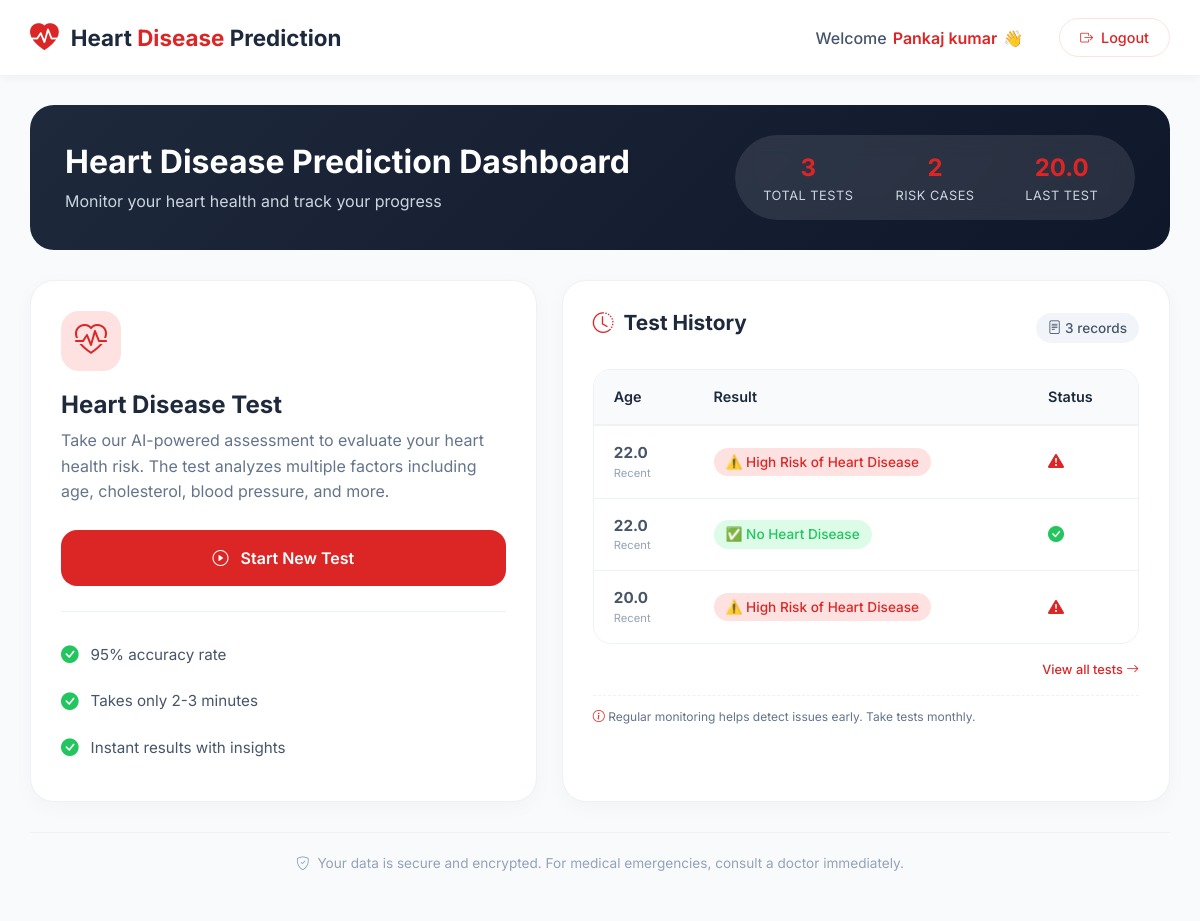
The page /dashboard (signed in, upper part) on the database as committed earlier.
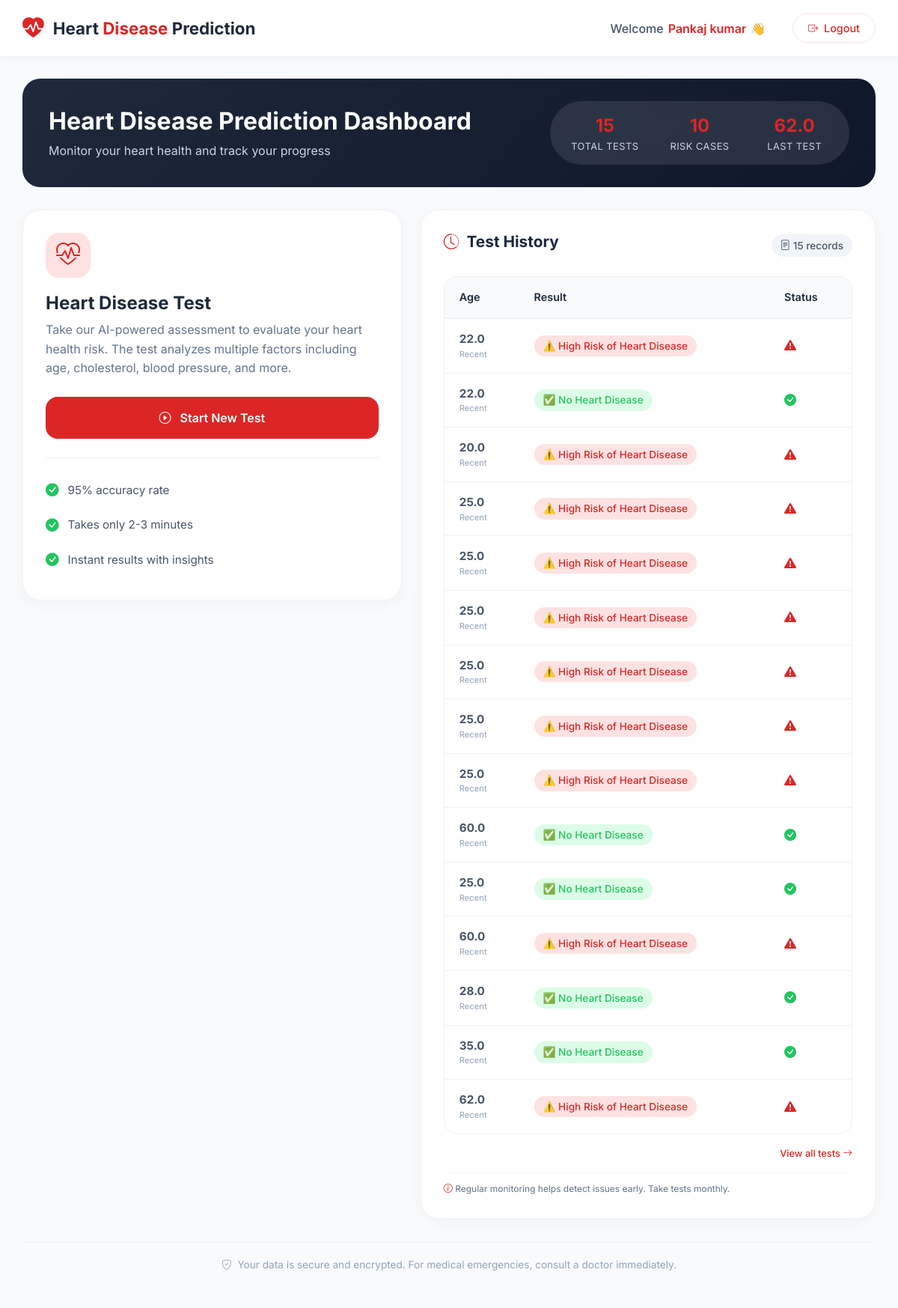
The same page on the database as committed later.
### tables this page shows
CREATE TABLE history (
        id INTEGER PRIMARY KEY AUTOINCREMENT,
        user_email TEXT,
        age REAL,
        result TEXT
    );

### app.py (the view)
@app.route("/dashboard")
def dashboard():
    if "user" in session:
        conn = get_db()
        cur = conn.cursor()
        cur.execute(
            "SELECT age, result FROM history WHERE user_email=?",
            (session["email"],)
        )
        history = cur.fetchall()
        conn.close()
        return render_template("dashboard.html", user=session["user"], history=history)
    return redirect("/login")

### app.py (called while the page is built)
def get_db():
    return sqlite3.connect("database.db", timeout=10, check_same_thread=False)

### templates/dashboard.html (shortened to what the changed rows need)
<!DOCTYPE html>
<html lang="en">
<head>
    <link href="https://cdn.jsdelivr.net/npm/bootstrap@5.3.0/dist/css/bootstrap.min.css" rel="stylesheet">
    <link rel="stylesheet" href="https://cdn.jsdelivr.net/npm/bootstrap-icons@1.11.0/font/bootstrap-icons.css">
</head>
<body>
    <div class="dashboard-container">
        <div class="welcome-banner">
            <div class="banner-title">
                <h1>Heart Disease Prediction Dashboard</h1>
            </div>
            <div class="banner-stats">
                <div class="stat-item">
                    <div class="stat-value">
                        {% if history %}
                            {{ history|length }}
                        {% else %}
                            0
                        {% endif %}
                    </div>
                    <div class="stat-label">Total Tests</div>
                </div>
               <div class="stat-item">
    <div class="stat-value">
        {% if history %}
            {% set ns = namespace(risk_count=0) %}
            {% for row in history %}
                {% if 'Risk' in row[1] %}
                    {% set ns.risk_count = ns.risk_count + 1 %}
                {% endif %}
            {% endfor %}
            {{ ns.risk_count }}
        {% else %}
            0
        {% endif %}
    </div>
    <div class="stat-label">Risk Cases</div>
</div>
                <div class="stat-item">
                    <div class="stat-value">
                        {% if history %}
                            {{ history[-1][0] }}
                        {% else %}
                            -
                        {% endif %}
                    </div>
                    <div class="stat-label">Last Test</div>
                </div>
            </div>
        </div>
        <div class="dashboard-grid">
            <div class="history-card">
                <div class="history-header">
                    <h3>
                        <i class="bi bi-clock-history"></i>
                        Test History
                    </h3>
                    <span class="badge-count">
                        <i class="bi bi-file-text"></i>
                        {% if history %}
                            {{ history|length }} records
                        {% else %}
                            No records
                        {% endif %}
                    </span>
                </div>
                {% if history %}
                <div class="table-container">
                    <table>
                        <thead>
                            <tr>
                                <th>Age</th>
                                <th>Result</th>
                                <th>Status</th>
                            </tr>
                        </thead>
                        <tbody>
                            {% for row in history %}
                            <tr>
                                <td>
                                    <strong>{{ row[0] }}</strong>
                                    <div style="font-size: 0.7rem; color: #94a3b8;">{{ row[2] if row|length > 2 else 'Recent' }}</div>
                                </td>
                                <td>
                                    <span class="result-badge {% if 'Risk' in row[1] %}result-positive{% else %}result-negative{% endif %}">
                                        {{ row[1] }}
                                    </span>
                                </td>
                                <td>
                                    {% if 'Risk' in row[1] %}
                                    <i class="bi bi-exclamation-triangle-fill" style="color: #dc2626; font-size: 1rem;" title="Consult doctor"></i>
                                    {% else %}
                                    <i class="bi bi-check-circle-fill" style="color: #22c55e; font-size: 1rem;" title="Healthy"></i>
                                    {% endif %}
                                </td>
                            </tr>
                            {% endfor %}
                        </tbody>
                    </table>
                </div>
                {% else %}
                <div class="no-history">
                    <i class="bi bi-clipboard-x"></i>
                    <p>No test history found</p>
                    <p style="font-size: 0.8rem; margin-top: 8px;">Take your first test to see results here</p>
                </div>
                {% endif %}
            </div>
        </div>
    </div>
{% include 'footer.html' %}
</body>
</html>

Rows that differ between the two databases and show on the page:
added history: age "62.0", row "Recent", result "⚠️ High Risk of Heart Disease"
added history: age "25.0", row "Recent", result "⚠️ High Risk of Heart Disease"
added history: age "25.0", row "Recent", result "⚠️ High Risk of Heart Disease"
added history: age "25.0", row "Recent", result "⚠️ High Risk of Heart Disease"
added history: age "25.0", row "Recent", result "⚠️ High Risk of Heart Disease"
added history: age "25.0", row "Recent", result "⚠️ High Risk of Heart Disease"
added history: age "25.0", row "Recent", result "⚠️ High Risk of Heart Disease"
added history: age "60.0", row "Recent", result "✅ No Heart Disease"
added history: age "25.0", row "Recent", result "✅ No Heart Disease"
added history: age "60.0", row "Recent", result "⚠️ High Risk of Heart Disease"
added history: age "28.0", row "Recent", result "✅ No Heart Disease"
added history: age "35.0", row "Recent", result "✅ No Heart Disease"
Other text that changed with them:
{{ history|length }}: "3" → "15"
{{ ns.risk_count }}: "2" → "10"
{{ history[-1][0] }}: "20.0" → "62.0"
